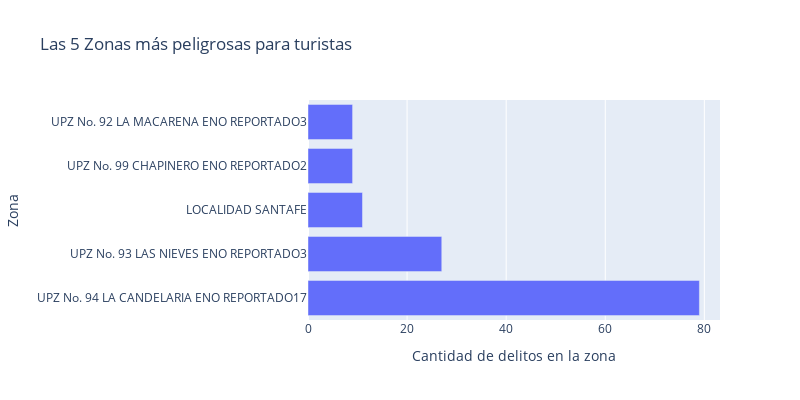

The code cell stored with this chart in its notebook:
### Code cell
top5_zone_crimes_df = crimesbyzone(df_crimes).sort_values(by='FRECUENCIA', ascending=False).head(5)
fig = px.bar(top5_zone_crimes_df, x= "FRECUENCIA", y="COMUNAS_ZONAS_DESCRIPCION", title='Las 5 Zonas más peligrosas para turistas',
             width=800, 
             height=400,
            labels={'FRECUENCIA':'Cantidad de delitos en la zona','COMUNAS_ZONAS_DESCRIPCION':'Zona'})
fig.show()

### Figure 1 — Plotly figure (JSON) as saved in the notebook; plotly's stock layout.template omitted (floating-point values rounded to 4 significant figures)
{"data": [{"alignmentgroup": "True", "hovertemplate": "Cantidad de delitos en la zona=%{x}<br>Zona=%{y}<extra></extra>", "legendgroup": "", "marker": {"color": "#636efa", "pattern": {"shape": ""}}, "name": "", "offsetgroup": "", "orientation": "h", "showlegend": false, "textposition": "auto", "type": "bar", "x": [79, 27, 11, 9, 9], "xaxis": "x", "y": ["UPZ No. 94 LA CANDELARIA ENO REPORTADO17", "UPZ No. 93 LAS NIEVES ENO REPORTADO3", "LOCALIDAD SANTAFE", "UPZ No. 99 CHAPINERO ENO REPORTADO2", "UPZ No. 92 LA MACARENA ENO REPORTADO3"], "yaxis": "y"}], "layout": {"barmode": "relative", "height": 400, "legend": {"tracegroupgap": 0}, "title": {"text": "Las 5 Zonas más peligrosas para turistas"}, "width": 800, "xaxis": {"anchor": "y", "domain": [0, 1], "title": {"text": "Cantidad de delitos en la zona"}}, "yaxis": {"anchor": "x", "domain": [0, 1], "title": {"text": "Zona"}}}}
